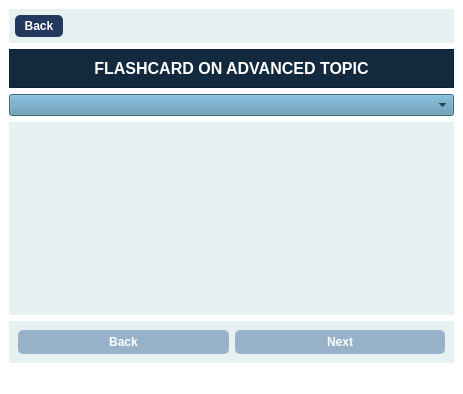
<?xml version="1.0" encoding="UTF-8"?>
<ui version="4.0">
 <class>MainWindow</class>
 <widget class="QMainWindow" name="MainWindow">
  <property name="geometry">
   <rect>
    <x>0</x>
    <y>0</y>
    <width>457</width>
    <height>394</height>
   </rect>
  </property>
  <property name="windowTitle">
   <string>MainWindow</string>
  </property>
  <property name="windowIcon">
   <iconset>
    <normaloff>:/icons/chevron-left.svg</normaloff>:/icons/chevron-left.svg</iconset>
  </property>
  <property name="styleSheet">
   <string notr="true">background-color: rgb(255, 255, 255);</string>
  </property>
  <widget class="QWidget" name="centralwidget">
   <layout class="QVBoxLayout" name="verticalLayout">
    <item>
     <widget class="QWidget" name="widget_2" native="true">
      <property name="minimumSize">
       <size>
        <width>445</width>
        <height>34</height>
       </size>
      </property>
      <property name="styleSheet">
       <string notr="true">QWidget {
    background-color: #e8f1f2; /* Màu vàng nhạt */
}
QPushButton {
    background-color: #23395d; /*mau xanh  */
    color: white; /* Chữ màu trắng */
    border-radius: 5px;
    padding: 5px;
}

QPushButton:hover {
    background-color: rgb(255, 140, 0); /* Màu cam đậm khi hover */
}</string>
      </property>
      <widget class="QPushButton" name="pushButton_3">
       <property name="geometry">
        <rect>
         <x>6</x>
         <y>6</y>
         <width>48</width>
         <height>22</height>
        </rect>
       </property>
       <property name="font">
        <font>
         <pointsize>9</pointsize>
         <weight>75</weight>
         <bold>true</bold>
        </font>
       </property>
       <property name="styleSheet">
        <string notr="true">QWidget {
    background-color: #e8f1f2; /* Màu vàng nhạt */
}
QPushButton {
    background-color: #23395d; /*mau xanh  */
    color: white; /* Chữ màu trắng */
    border-radius: 5px;
    padding: 5px;
}

QPushButton:hover {
    background-color: rgb(255, 140, 0); /* Màu cam đậm khi hover */
}</string>
       </property>
       <property name="text">
        <string>Back</string>
       </property>
       <property name="icon">
        <iconset resource="Icons/resources.qrc">
         <normaloff>:/icons/icons8-play-48 - Copy.png</normaloff>:/icons/icons8-play-48 - Copy.png</iconset>
       </property>
      </widget>
     </widget>
    </item>
    <item>
     <widget class="QFrame" name="frame">
      <property name="styleSheet">
       <string notr="true">background-color: #13293d</string>
      </property>
      <property name="frameShape">
       <enum>QFrame::StyledPanel</enum>
      </property>
      <property name="frameShadow">
       <enum>QFrame::Raised</enum>
      </property>
      <layout class="QHBoxLayout" name="horizontalLayout">
       <item>
        <widget class="QLabel" name="label_3">
         <property name="font">
          <font>
           <pointsize>12</pointsize>
           <weight>75</weight>
           <bold>true</bold>
          </font>
         </property>
         <property name="styleSheet">
          <string notr="true">background-color: #13293d;
color: #fff;</string>
         </property>
         <property name="text">
          <string>FLASHCARD ON ADVANCED TOPIC</string>
         </property>
         <property name="alignment">
          <set>Qt::AlignCenter</set>
         </property>
        </widget>
       </item>
      </layout>
     </widget>
    </item>
    <item>
     <widget class="QComboBox" name="comboBox">
      <property name="styleSheet">
       <string notr="true">background-color: rgb(85, 143, 174);
color: rgb(0, 0, 0);
font-weight: bold;
</string>
      </property>
     </widget>
    </item>
    <item>
     <widget class="QStackedWidget" name="stackedWidget">
      <property name="styleSheet">
       <string notr="true">background-color: #e8f1f2</string>
      </property>
      <property name="currentIndex">
       <number>0</number>
      </property>
      <widget class="QWidget" name="page">
       <layout class="QHBoxLayout" name="horizontalLayout_4">
        <item>
         <widget class="QLabel" name="label">
          <property name="font">
           <font>
            <pointsize>15</pointsize>
            <weight>75</weight>
            <bold>true</bold>
           </font>
          </property>
          <property name="layoutDirection">
           <enum>Qt::LeftToRight</enum>
          </property>
          <property name="styleSheet">
           <string notr="true">color: rgb(0, 0, 0);
font-weight: bold;</string>
          </property>
          <property name="text">
           <string/>
          </property>
          <property name="alignment">
           <set>Qt::AlignCenter</set>
          </property>
         </widget>
        </item>
       </layout>
      </widget>
      <widget class="QWidget" name="page_2">
       <layout class="QHBoxLayout" name="horizontalLayout_3">
        <item>
         <widget class="QLabel" name="label_2">
          <property name="text">
           <string/>
          </property>
         </widget>
        </item>
       </layout>
      </widget>
     </widget>
    </item>
    <item>
     <widget class="QWidget" name="widget" native="true">
      <property name="styleSheet">
       <string notr="true">QWidget {
    background-color: #e8f1f2; /* Màu vàng nhạt */
}
QPushButton {
    background-color: #23395d; /*mau xanh  */
    color: white; /* Chữ màu trắng */
    border-radius: 5px;
    padding: 5px;
}
</string>
      </property>
      <layout class="QHBoxLayout" name="horizontalLayout_2">
       <item>
        <widget class="QPushButton" name="pushButton">
         <property name="font">
          <font>
           <weight>75</weight>
           <bold>true</bold>
          </font>
         </property>
         <property name="styleSheet">
          <string notr="true">QPushButton {
    background-color: rgb(151, 178, 200); /* Màu xanh */
    color: white; /* Chữ màu trắng */
    border-radius: 5px;
    padding: 5px;
}

QPushButton:hover {
    background-color: #1c7bbf; /* Màu xanh đậm hơn khi hover */
}

QPushButton:pressed {
    background-color: #145c8c; /* Màu xanh tối khi nhấn */
}</string>
         </property>
         <property name="text">
          <string>Back</string>
         </property>
        </widget>
       </item>
       <item>
        <widget class="QPushButton" name="pushButton_2">
         <property name="font">
          <font>
           <weight>75</weight>
           <bold>true</bold>
          </font>
         </property>
         <property name="styleSheet">
          <string notr="true">QPushButton {
    background-color: rgb(151, 178, 200); /* Màu xanh */
    color: white; /* Chữ màu trắng */
    border-radius: 5px;
    padding: 5px;
}

QPushButton:hover {
    background-color: #1c7bbf; /* Màu xanh đậm hơn khi hover */
}

QPushButton:pressed {
    background-color: #145c8c; /* Màu xanh tối khi nhấn */
}</string>
         </property>
         <property name="text">
          <string>Next</string>
         </property>
        </widget>
       </item>
      </layout>
     </widget>
    </item>
   </layout>
  </widget>
  <widget class="QMenuBar" name="menubar">
   <property name="geometry">
    <rect>
     <x>0</x>
     <y>0</y>
     <width>457</width>
     <height>18</height>
    </rect>
   </property>
  </widget>
  <widget class="QStatusBar" name="statusbar"/>
 </widget>
 <resources>
  <include location="Icons/resources.qrc"/>
 </resources>
 <connections/>
</ui>
